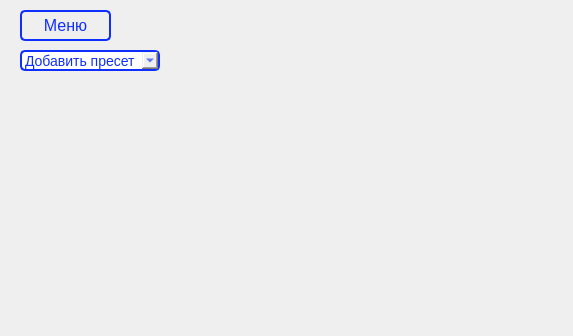
<?xml version="1.0" encoding="UTF-8"?>
<ui version="4.0">
 <class>Form</class>
 <widget class="QWidget" name="Form">
  <property name="geometry">
   <rect>
    <x>0</x>
    <y>0</y>
    <width>573</width>
    <height>336</height>
   </rect>
  </property>
  <property name="windowTitle">
   <string>Form</string>
  </property>
  <widget class="QPushButton" name="pushButton">
   <property name="geometry">
    <rect>
     <x>20</x>
     <y>10</y>
     <width>91</width>
     <height>31</height>
    </rect>
   </property>
   <property name="styleSheet">
    <string notr="true">outline: none;
    cursor: pointer;
    background: none;
    transition: .5s;
    font-size: 16px;
    border-radius: 5px;
    font-family: &quot;Lato&quot;,sans-serif;
border: 2px solid rgb(15, 47, 255);
  color:  rgb(15, 47, 255);</string>
   </property>
   <property name="text">
    <string>Меню</string>
   </property>
  </widget>
  <widget class="QComboBox" name="comboBox">
   <property name="geometry">
    <rect>
     <x>20</x>
     <y>50</y>
     <width>140</width>
     <height>21</height>
    </rect>
   </property>
   <property name="styleSheet">
    <string notr="true">outline: none;
    cursor: pointer;
    background: none;
    transition: .5s;
    font-size: 14px;
    border-radius: 5px;
    font-family: &quot;Lato&quot;,sans-serif;
border: 2px solid rgb(15, 47, 255);
  color:  rgb(15, 47, 255);</string>
   </property>
   <item>
    <property name="text">
     <string>Добавить пресет</string>
    </property>
   </item>
  </widget>
 </widget>
 <resources/>
 <connections/>
 <buttongroups>
  <buttongroup name="buttonGroup"/>
 </buttongroups>
</ui>
